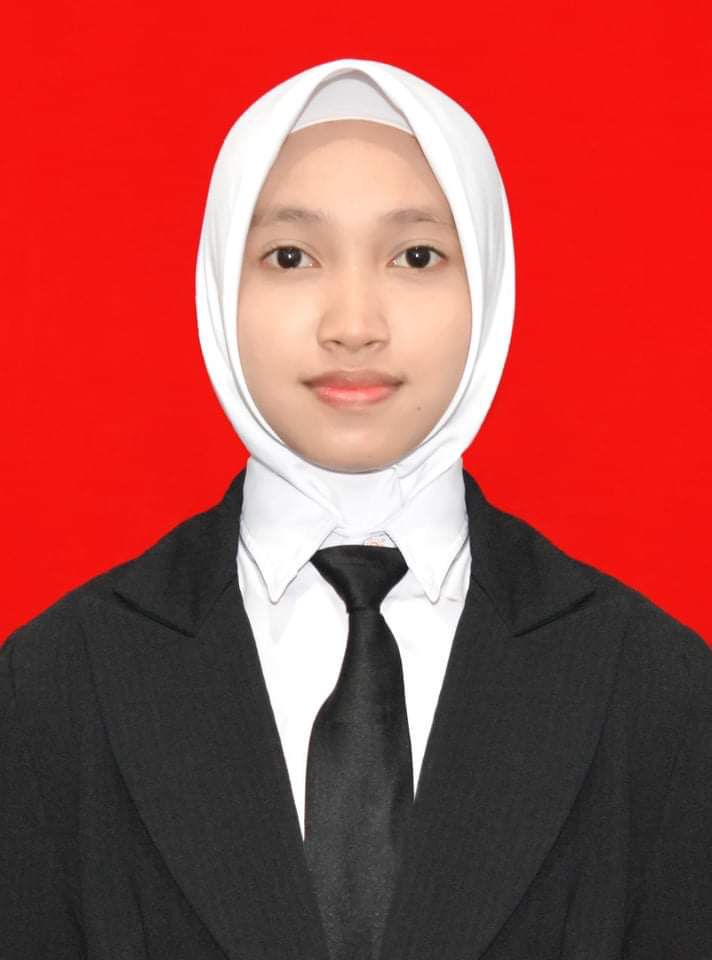
#> input picture tasya.jpeg, 712 x 960 px
$ python 'metode histogram.py'
#> lines starting #> are read from the running program, lines starting #| are printed output that depends on the picture
import cv2
import numpy as np
from matplotlib import pyplot as plt

# membaca citra
img = cv2.imread('tasya.jpeg',0)
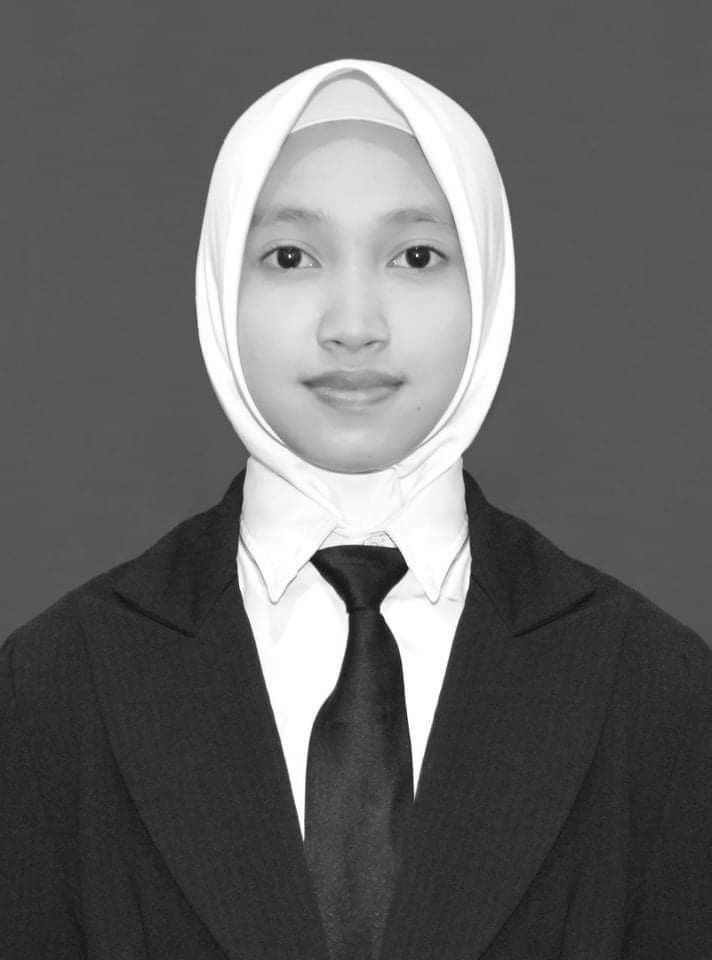
#> img: shape (960, 712); min 14, max 255, mean 101

# membuat histogram
hist,bins = np.histogram(img.flatten(),256,[0,256])
#> hist = 256 values, max 168703 at index 87, min 0 at index 0, mean 2670; bins = 257 values from 0 to 256

# menampilkan histogram
plt.hist(img.flatten(),256,[0,256], color = 'r')
plt.xlim([0,256])
plt.show()
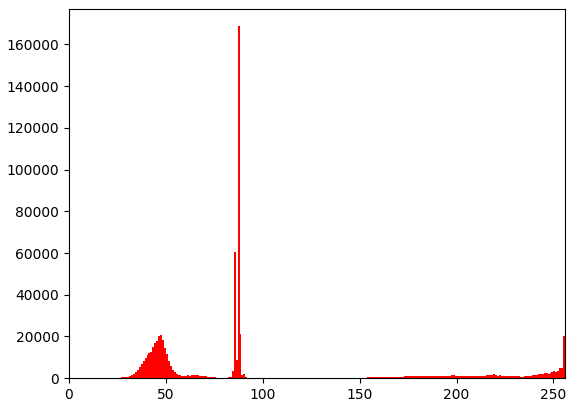
#> figure drawn by matplotlib, 1 panel; tallest bar 168703 high, from x = 87 to 88
